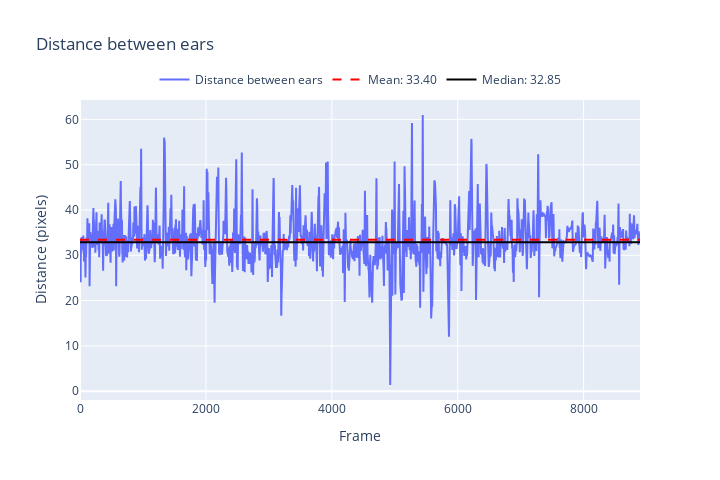

The cell this chart's notebook holds for it:
### Code cell
df_smooth.dropna(inplace=True)

# Calculate the distance between ears
dist = np.sqrt(
    (df_smooth['L_ear_x'] - df_smooth['R_ear_x'])**2 + 
    (df_smooth['L_ear_y'] - df_smooth['R_ear_y'])**2)

# Calculate the mean and median
mean_dist = np.mean(dist)
median_dist = np.median(dist)

scale = (1.8 / median_dist)

print(f'median distance is {median_dist}, mean distance is {mean_dist}. scale is {scale*100}')

# Create the plot
fig = go.Figure()

# Add the distance trace
fig.add_trace(go.Scatter(y=dist, mode='lines', name='Distance between ears'))

# Add mean and median lines
fig.add_trace(go.Scatter(y=[mean_dist]*len(dist), mode='lines', name=f'Mean: {mean_dist:.2f}', line=dict(color='red', dash='dash')))
fig.add_trace(go.Scatter(y=[median_dist]*len(dist), mode='lines', name=f'Median: {median_dist:.2f}', line=dict(color='black')))

# Update layout
fig.update_layout(
    title='Distance between ears',
    xaxis_title='Frame',
    yaxis_title='Distance (pixels)',
    width=720,
    height=480,
    legend=dict(
        yanchor="bottom",
        y=1.02,
        xanchor="center",
        x=0.5,
        orientation="h")
)

# Show the plot
fig.show()

### Figure 1 — Plotly figure (JSON) as saved in the notebook; plotly's stock layout.template omitted (floating-point values rounded to 4 significant figures; data arrays with more than 128 entries replaced by an {"elided": "..."} marker saying what was removed)
{"data": [{"mode": "lines", "name": "Distance between ears", "type": "scatter", "y": {"elided": "8896 float values"}}, {"line": {"color": "red", "dash": "dash"}, "mode": "lines", "name": "Mean: 33.40", "type": "scatter", "y": {"elided": "8896 float values"}}, {"line": {"color": "black"}, "mode": "lines", "name": "Median: 32.85", "type": "scatter", "y": {"elided": "8896 float values"}}], "layout": {"height": 480, "legend": {"orientation": "h", "x": 0.5, "xanchor": "center", "y": 1.02, "yanchor": "bottom"}, "title": {"text": "Distance between ears"}, "width": 720, "xaxis": {"title": {"text": "Frame"}}, "yaxis": {"title": {"text": "Distance (pixels)"}}}}
